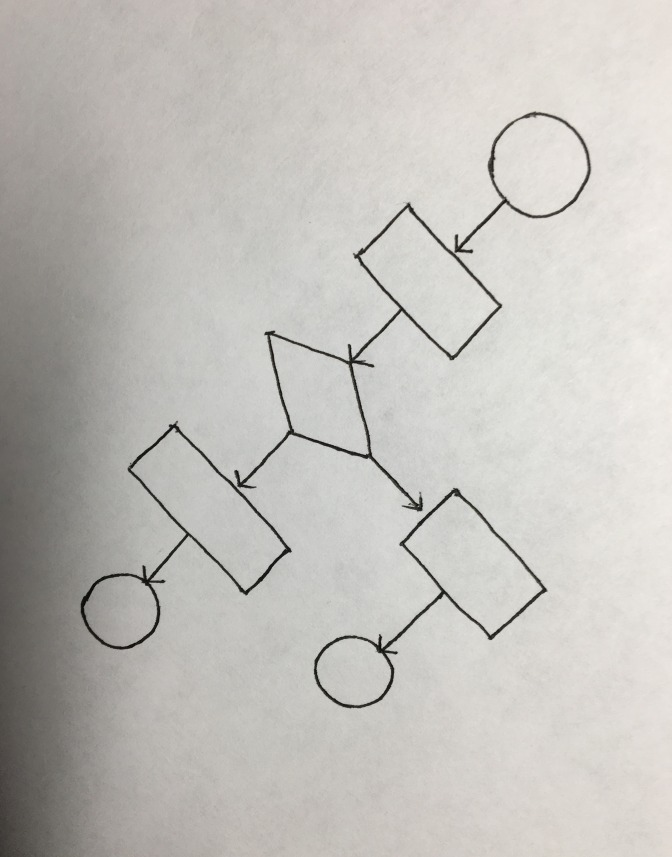
#> input picture input_image.png, 672 x 857 px
$ jupyter execute executed_project.ipynb
#> lines starting #> are read from the running program, lines starting #| are printed output that depends on the picture; after the words box and inside, x2 and y2 are one past the last pixel; in counts of white or black regions, pixels touching at a corner belong together
[cell 1]
# Parameters
image_path = "input_image.png"

[cell 2]
try:
    image_path
except NameError:
    image_path = 'sample-flowcharts/fc1.jpeg'

[cell 3]
import cv2
import numpy as np
import math
import os
from matplotlib import pyplot as plt

[cell 4]
# Helper methods
def denoiseAndFill(m, thres):
    contours, _ = cv2.findContours(m, cv2.RETR_EXTERNAL, cv2.CHAIN_APPROX_SIMPLE)
    denoise = np.zeros_like(m)
    for contour in contours:
        if cv2.contourArea(contour) > thres:
            cv2.drawContours(denoise, [contour], -1, 255, thickness=cv2.FILLED)
    return denoise

def rotate(m, lines):
    angles = []
    for line in lines:
        for x1, y1, x2, y2 in line:
            angle = math.atan2(y2 - y1, x2 - x1)
            angles.append(angle)
    angles.sort()
    majority_angles = findMajority(np.array(angles), 10)
    angle = np.median(majority_angles)
    degree = math.degrees(angle)

    # Rotate image
    (h, w) = m.shape[:2]
    center = (w // 2, h // 2)
    rotMat = cv2.getRotationMatrix2D(center, degree, 1.0)
    rotated = cv2.warpAffine(m, rotMat, (w, h), flags=cv2.INTER_LINEAR)
    return rotated

def findMajority(input_angles, splits):
    pi = math.pi
    bins = np.linspace(-pi/2, pi/2, splits+1)
    hist, bin_edges = np.histogram(input_angles, bins)
    max_bin = np.argmax(hist)
    mask = (input_angles >= bin_edges[max_bin]) & (input_angles < bin_edges[max_bin+1])
    majority = input_angles[mask]
    return majority

# [4 lines left out: function dilate, not called in this run]

def erode(m, r):
    se = seGen(r)
    eroded = cv2.erode(m, se)
    return eroded

def seGen(radius):
    diameter = 2 * radius + 1
    se = cv2.getStructuringElement(cv2.MORPH_ELLIPSE, (diameter, diameter))
    return se

def genRectAndDiam(m):
    contours, _ = cv2.findContours(m, cv2.RETR_EXTERNAL, cv2.CHAIN_APPROX_SIMPLE)
    rectangle = np.zeros_like(m)
    diamond = np.zeros_like(m)
    for contour in contours:
        area = cv2.contourArea(contour)
        x, y, w, h = cv2.boundingRect(contour)
        rect_area = w * h
        if area / rect_area > 0.75:
            cv2.drawContours(rectangle, [contour], -1, 255, thickness=cv2.FILLED)
        else:
            cv2.drawContours(diamond, [contour], -1, 255, thickness=cv2.FILLED)
    return rectangle, diamond

def plot_image(img, title):
    plt.figure()
    plt.imshow(img, cmap="gray")
    plt.axis('off')
    plt.title(title)
    plt.show()

[cell 5]
def SE_opening(radius):
        diameter = 2 * radius + 1
        se = cv2.getStructuringElement(cv2.MORPH_ELLIPSE, (diameter, diameter))
        return se

def prepro(mat):
    plot_image(mat, "Original Image")
    rows, cols = mat.shape[:2]

    # Convert to grayscale
    gray = cv2.cvtColor(mat, cv2.COLOR_RGB2GRAY)
    plot_image(gray, "Grayscale Image")

    # Adaptive thresholding (binarization)
    bina = cv2.adaptiveThreshold(gray, 255, cv2.ADAPTIVE_THRESH_MEAN_C, cv2.THRESH_BINARY, 65, 40)
    plot_image(bina, "Binarized Image")

    # Bitwise inversion
    bina = cv2.bitwise_not(bina)
    plot_image(bina, "Bitwise Inverted Image")


    # Denoise and fill
    denoise = denoiseAndFill(bina, 100)
    plot_image(denoise, "After denoising and fill")

    # Edge detection
    edges = cv2.Canny(denoise, 100, 100, apertureSize=3, L2gradient=False)
    plot_image(edges, "Detected Edges")

    # Hough Transform
    lines = cv2.HoughLinesP(edges, 1, np.pi / 180.0, 50, minLineLength=30, maxLineGap=5)
    if lines is not None and len(lines) > 0:
        rotated = rotate(denoise, lines)
        substitute = rotated.copy()
        rows, cols = substitute.shape[:2]
    else:
        substitute = denoise.copy()
    plot_image(substitute, "Rotated Image")

    # Fill small regions
    fill = denoiseAndFill(substitute, 100)

    # Morphological opening to eliminate arrows
    seOpen = seGen(10)
    opened = cv2.morphologyEx(fill, cv2.MORPH_OPEN, seOpen)
    opened = denoiseAndFill(opened, 100)
    plot_image(opened, "Opened Image")

    # Compute difference to get arrows
    diff = cv2.absdiff(fill, opened)
    plot_image(diff, "Arrows")

    # Remove small areas generated by opening
    remv = denoiseAndFill(diff, 50)
    arro = cv2.dilate(remv, SE_opening(2))
    plot_image(arro, "Enhanced Arrows")

    # Extract rectangles and diamonds
    blob = cv2.absdiff(fill, remv)

    # Find circles
    eroded_blob = erode(blob, 10)
    diff_blob = cv2.absdiff(blob, eroded_blob)
    copy_blob = diff_blob.copy()
    contours, _ = cv2.findContours(diff_blob, cv2.RETR_EXTERNAL, cv2.CHAIN_APPROX_SIMPLE)
    for contour in contours:
        temp = np.zeros_like(diff_blob)
        cv2.drawContours(temp, [contour], -1, 255, 10)
        circles = cv2.HoughCircles(temp, cv2.HOUGH_GRADIENT, 2, substitute.shape[0]/4, param1=200, param2=100, minRadius=0, maxRadius=0)
        if circles is not None and len(circles) > 0:
            cv2.fillPoly(copy_blob, [contour], 0)
    circ = cv2.absdiff(diff_blob, copy_blob)

    # Distinguish rectangles and diamonds
    rect, diam = genRectAndDiam(copy_blob)

    # Erode
    eroded_rect = erode(rect, 10)
    eroded_diam = erode(diam, 10)

    # Get final rectangles and diamonds
    rect = cv2.absdiff(rect, eroded_rect)
    diam = cv2.absdiff(diam, eroded_diam)

    # Final result
    result = [rect, diam, arro, circ]
    plot_image(rect, "Rectangles")
    plot_image(diam, "Diamonds")
    plot_image(circ, "Circles")
    plot_image(arro, "Arrows")
    return result

[cell 6]
fc = cv2.cvtColor(cv2.imread(image_path), cv2.COLOR_BGR2RGB)
result = prepro(fc)
#> in prepro, `bina = cv2.adaptiveThreshold(gray, 255, cv2.ADAPTIVE_THRESH_MEAN_C, cv..`:
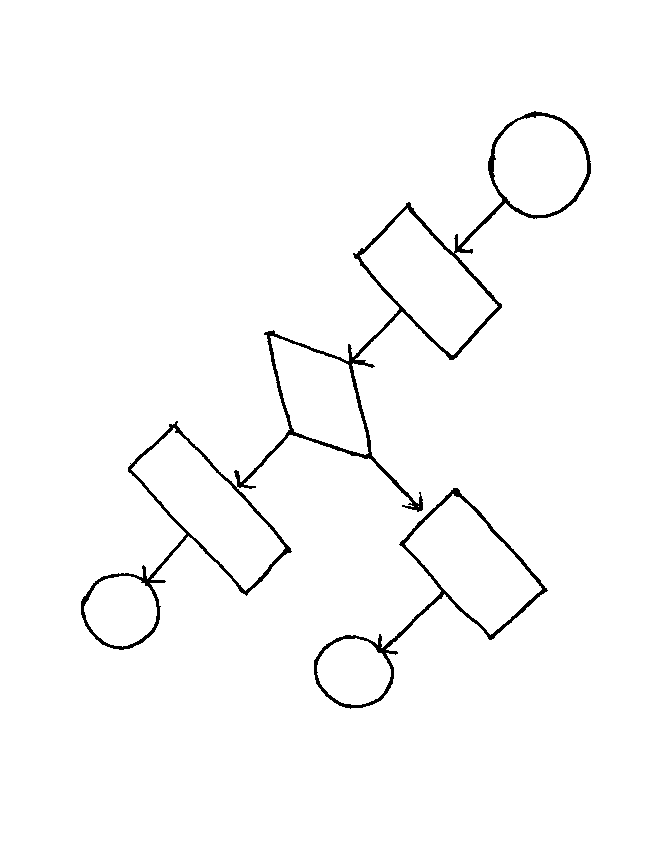
#> bina: shape (857, 672); 98.2% white; 2 black regions, box (x1, y1, x2, y2) and area: (81, 111, 591, 650) 7892, (314, 488, 548, 709) 2584
#> in denoiseAndFill, `contours, _ = cv2.findContours(m, cv2.RETR_EXTERNAL, cv2.CHAIN_APPROX_..`: contours = 2 contours; box (x1, y1, x2, y2) and area: (81, 111, 591, 650) 44116, (314, 488, 548, 709) 15364
#> the loop in denoiseAndFill, `for contour in contours:` made 2 passes
#> in prepro, `lines = cv2.HoughLinesP(edges, 1, np.pi / 180.0, 50, minLineLength=30,..`: lines = 29 rows, first 6: [352, 363, 387, 326], [353, 356, 396, 313], [247, 481, 275, 451], [398, 308, 449, 359], [137, 479, 187, 536], [452, 251, 501, 200]
#> the loop in rotate, `for line in lines:` made 29 passes
#> after the loop in rotate, `for line in lines:`: angles = 29 values, max 1.34 at index 20, min -0.852 at index 13, mean 0.0937
#> in findMajority, `hist, bin_edges = np.histogram(input_angles, bins)`: hist = [0, 0, 13, 0, 0, 0, 2, 12, 0, 2]; bin_edges = [-1.57, -1.26, -0.942, -0.628, -0.314, 0, 0.314, 0.628, 0.942, 1.26, 1.57]
#> in findMajority, `max_bin = np.argmax(hist)`: max_bin = 2
#> in findMajority, `majority = input_angles[mask]`: majority = [-0.852, -0.852, -0.844, -0.82, -0.82, -0.813, -0.805, -0.785, -0.785, -0.785, -0.775, -0.752, -0.738]
#> in rotate, `majority_angles = findMajority(np.array(angles), 10)`: majority_angles has the same summary as majority in findMajority
#> in rotate, `angle = np.median(majority_angles)`: angle = -0.805
#> in rotate, `degree = math.degrees(angle)`: degree = -46.15
#> in rotate, `rotMat = cv2.getRotationMatrix2D(center, degree, 1.0)`: rotMat = [[0.693, -0.721, 411.8], [0.721, 0.693, -110.8]]
#> in denoiseAndFill (call 2), `contours, _ = cv2.findContours(m, cv2.RETR_EXTERNAL, cv2.CHAIN_APPROX_..`: contours = 2 contours; box (x1, y1, x2, y2) and area: (17, 303, 672, 548) 42146, (135, 551, 378, 694) 15890
#> the loop in denoiseAndFill (call 2), `for contour in contours:` made 2 passes
#> in denoiseAndFill (call 3), `contours, _ = cv2.findContours(m, cv2.RETR_EXTERNAL, cv2.CHAIN_APPROX_..`: contours = 7 contours; box (x1, y1, x2, y2) and area: (153, 304, 228, 481) 11496, (464, 322, 548, 466) 10714, (290, 552, 377, 692) 10710, (302, 320, 393, 469) 7946, (18, 360, 97, 439) 4728, (615, 340, 672, 444) 4632, (136, 570, 211, 650) 4549
#> call 4 of denoiseAndFill, with thres = 50
#> in denoiseAndFill (call 4), `contours, _ = cv2.findContours(m, cv2.RETR_EXTERNAL, cv2.CHAIN_APPROX_..`: contours = 251 contours, 235 with area under 20; largest, box (x1, y1, x2, y2) and area: (325, 464, 350, 548) 455, (393, 378, 466, 414) 412, (226, 384, 303, 412) 380, (545, 379, 615, 406) 375, (210, 613, 291, 630) 355
#> the loop in denoiseAndFill (call 4), `for contour in contours:` made 251 passes
#> contour on passes 1, 2, 5: [[342, 691]], [[314, 689], [315, 689]], [[369, 679]]
#> after the loop in denoiseAndFill (call 4), `for contour in contours:`:
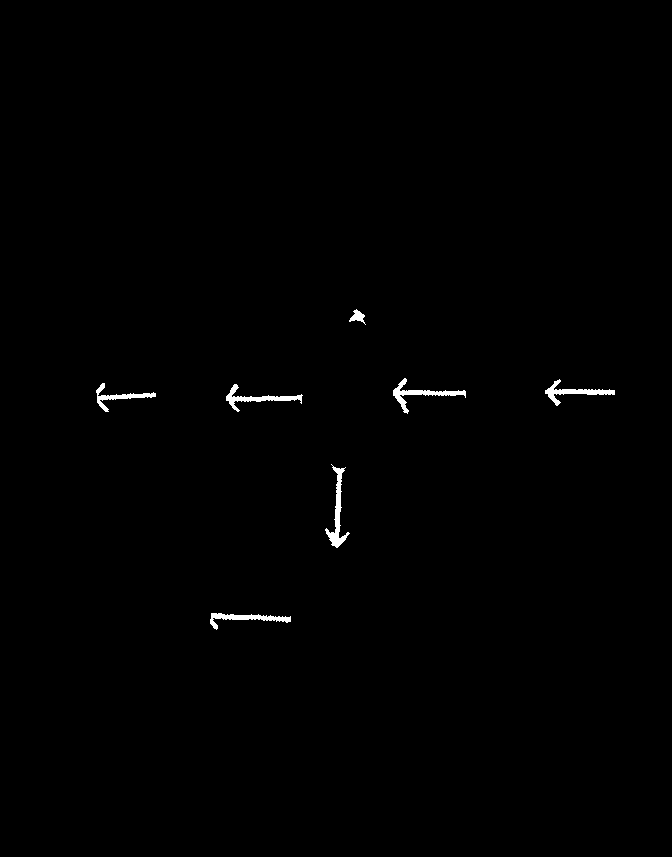
#> denoise: shape (857, 672); 0.52% white; 7 white regions, largest, box (x1, y1, x2, y2) and area: (325, 464, 350, 548) 561, (393, 378, 466, 414) 518, (226, 384, 303, 412) 482
#> in SE_opening, `se = cv2.getStructuringElement(cv2.MORPH_ELLIPSE, (diameter, diameter))`: se = [[0, 0, 1, 0, 0], [1, 1, 1, 1, 1], [1, 1, 1, 1, 1], [1, 1, 1, 1, 1], [0, 0, 1, 0, 0]]
#> in prepro, `contours, _ = cv2.findContours(diff_blob, cv2.RETR_EXTERNAL, cv2.CHAIN..`: contours = 7 contours; box (x1, y1, x2, y2) and area: (151, 303, 232, 483) 11711, (463, 318, 551, 467) 10929, (289, 551, 378, 694) 10896, (302, 320, 393, 469) 7988, (17, 359, 97, 439) 4766, (135, 570, 219, 650) 4626, (615, 340, 672, 445) 1476
#> the loop in prepro, `for contour in contours:` made 7 passes
#> after the loop in prepro, `for contour in contours:`:
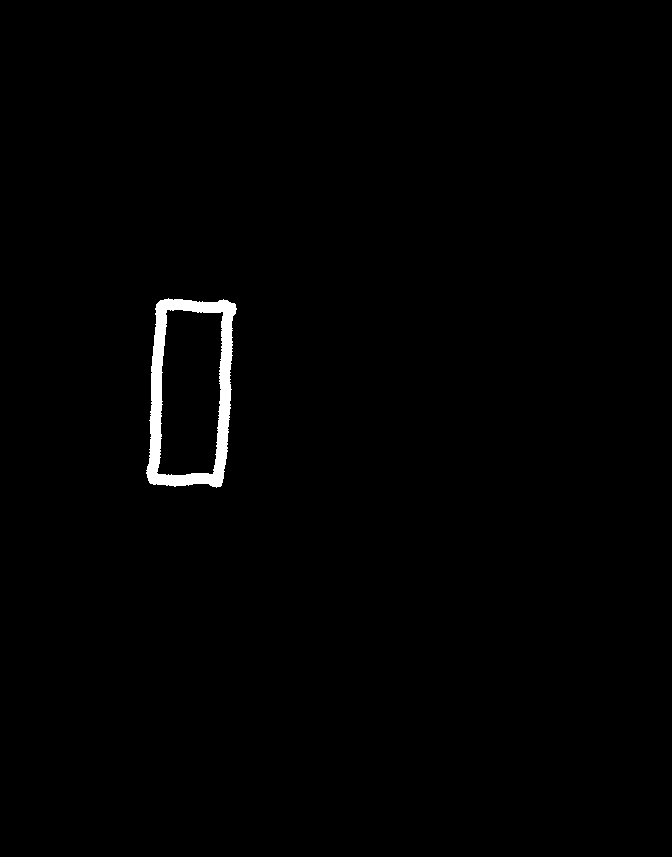
#> temp: shape (857, 672); 0.92% white; 1 white region
#> the loop in genRectAndDiam, `for contour in contours:` made 7 passes
#> (area, x, y, w, h, rect_area) on passes 1 to 4: (4625.5, 135, 570, 84, 80, 6720), (10895.5, 289, 551, 89, 143, 12727), (4766, 17, 359, 80, 80, 6400), (1476, 615, 340, 57, 105, 5985)
#> result = 4 items

[cell 7]
def rectangle_stats(rectangles):
    n_labels, labels, stats, centroids = cv2.connectedComponentsWithStats(rectangles)
    num = n_labels-1
    center = centroids[1:].astype(int)
    anchors = stats[1:, [2,3]]
    coordinates = {"RT": [], "RB": [], "LT": [], "LB": []}
    for i in range(num):
        w, h = anchors[i]
        rt = (center[i][0] + w//2, center[i][1] + h//2)
        coordinates["RT"].append(rt)
        rb = (center[i][0] + w//2, center[i][1] - h//2)
        coordinates["RB"].append(rb)
        lt = (center[i][0] - w//2, center[i][1] + h//2)
        coordinates["LT"].append(lt)
        lb = (center[i][0] - w//2, center[i][1] - h//2)
        coordinates["LB"].append(lb)
    return (num, center, coordinates)

def diamond_stats(diamonds):
    n_labels, labels, stats, centroids = cv2.connectedComponentsWithStats(diamonds)
    num = n_labels-1
    center = centroids[1:].astype(int)
    anchors = stats[1:, [2,3]]
    coordinates = {"Top": [], "Bottom": [], "Left": [], "Right": []}
    for i in range(num):
        w, h = anchors[i]
        top = (center[i][0], center[i][1] + h//2)
        coordinates["Top"].append(top)
        bottom = (center[i][0], center[i][1] - h//2)
        coordinates["Bottom"].append(bottom)
        left = (center[i][0] - w//2, center[i][1])
        coordinates["Left"].append(left)
        right = (center[i][0] + w//2, center[i][1])
        coordinates["Right"].append(right)
    return (num, center, coordinates)

def circle_stats(circles):
    n_labels, labels, stats, centroids = cv2.connectedComponentsWithStats(circles)
    num = n_labels-1
    center = centroids[1:].astype(int)
    anchors = stats[1:, [2,3]]
    coordinates = {"Top": [], "Bottom": [], "Left": [], "Right": [], "Radius": []}
    for i in range(num):
        w, h = anchors[i]
        top = (center[i][0], center[i][1] + h//2)
        coordinates["Top"].append(top)
        bottom = (center[i][0], center[i][1] - h//2)
        coordinates["Bottom"].append(bottom)
        left = (center[i][0] - w//2, center[i][1])
        coordinates["Left"].append(left)
        right = (center[i][0] + w//2, center[i][1])
        coordinates["Right"].append(right)
        radius = (w+h)//4
        coordinates["Radius"].append(radius)
    return (num, center, coordinates)

def arrow_stats(arrows):
    n_labels, labels, stats, centroids = cv2.connectedComponentsWithStats(arrows)
    num = n_labels-1

    if num == 0:
      raise Exception

    center = centroids[1:].astype(int)
    anchors = stats[1:, [2,3]]
    coordinates = {"Tail": [], "Head": []}
    for i in range(num):
        x = stats[i+1, cv2.CC_STAT_LEFT]
        y = stats[i+1, cv2.CC_STAT_TOP]
        w = stats[i+1, cv2.CC_STAT_WIDTH]
        h = stats[i+1, cv2.CC_STAT_HEIGHT]
        center_x, center_y = center[i]

        box_X = x + 0.5 * w
        box_Y = y + 0.5 * h

        if w > h:
          if center_x < box_X:
            head = [x, y]
            tail = [x + w, y]
          else:
            head = [x + w, y]
            tail = [x, y]
        else:
            if center_y < box_Y:
              head = [x, y]
              tail = [x, y + h]
            else:
              head = [x, y + h]
              tail = [x, y]
        coordinates["Head"].append(head)
        coordinates["Tail"].append(tail)
    return (num, center, coordinates)

[cell 8]
[rectangles, diamonds, arrows, circles] = result

[cell 9]
shape_stats = [rectangle_stats(rectangles), diamond_stats(diamonds), circle_stats(circles), arrow_stats(arrows)]
#> in rectangle_stats, `n_labels, labels, stats, centroids = cv2.connectedComponentsWithStats(..`:
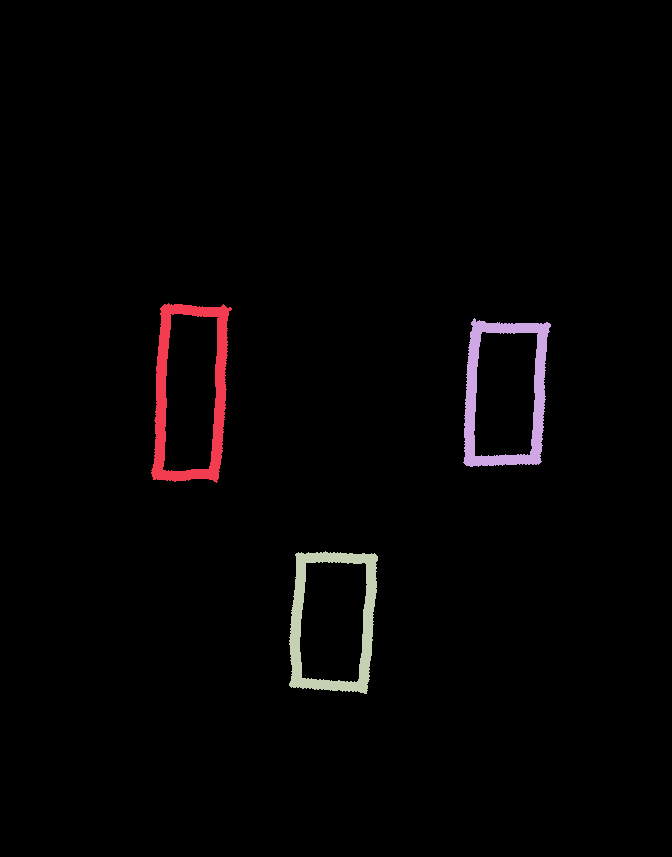
#> labels: shape (857, 672) int32; 4 distinct labels, from 0 to 3; one colour per label, 0 black
#> in rectangle_stats, `n_labels, labels, stats, centroids = cv2.connectedComponentsWithStats(..`: n_labels = 4; stats = [[0, 0, 672, 857, 563115], [151, 303, 81, 180, 4601], [463, 318, 88, 149, 4155], [289, 551, 89, 143, 4033]]; centroids = [[335.5, 427.2], [190.2, 392.4], [505, 392.9], [332.7, 620.8]]
#> in rectangle_stats, `num = n_labels-1`: num = 3
#> in rectangle_stats, `center = centroids[1:].astype(int)`: center = [[190, 392], [505, 392], [332, 620]]
#> in rectangle_stats, `anchors = stats[1:, [2,3]]`: anchors = [[81, 180], [88, 149], [89, 143]]
#> the loop in rectangle_stats, `for i in range(num):` made 3 passes
#> (w, h, rt, rb, lt, lb) on passes 1 to 3: (81, 180, (230, 482), (230, 302), (150, 482), (150, 302)), (88, 149, (549, 466), (549, 318), (461, 466), (461, 318)), (89, 143, (376, 691), (376, 549), (288, 691), (288, 549))
#> in diamond_stats, `n_labels, labels, stats, centroids = cv2.connectedComponentsWithStats(..`: n_labels = 5; stats = [[0, 0, 672, 857, 566409], [302, 320, 91, 149, 3417], [615, 340, 57, 105, 1632], [17, 359, 80, 80, 2222], [135, 570, 84, 80, 2224]]; centroids = [[336.3, 427.7], [347.3, 394.1], [638.2, 392.7], [55.55, 398.9], [173.4, 609.1]]
#> in diamond_stats, `num = n_labels-1`: num = 4
#> in diamond_stats, `center = centroids[1:].astype(int)`: center = [[347, 394], [638, 392], [55, 398], [173, 609]]
#> in diamond_stats, `anchors = stats[1:, [2,3]]`: anchors = [[91, 149], [57, 105], [80, 80], [84, 80]]
#> the loop in diamond_stats, `for i in range(num):` made 4 passes
#> (w, h, top, bottom, left, right) on passes 1 to 4: (91, 149, (347, 468), (347, 320), (302, 394), (392, 394)), (57, 105, (638, 444), (638, 340), (610, 392), (666, 392)), (80, 80, (55, 438), (55, 358), (15, 398), (95, 398)), (84, 80, (173, 649), (173, 569), (131, 609), (215, 609))
#> in circle_stats, `n_labels, labels, stats, centroids = cv2.connectedComponentsWithStats(..`: n_labels = 1; stats = [[0, 0, 672, 857, 575904]]; centroids = [[335.5, 428]]
#> in circle_stats, `num = n_labels-1`: num = 0
#> in circle_stats, `center = centroids[1:].astype(int)`: center = empty array
#> in arrow_stats, `n_labels, labels, stats, centroids = cv2.connectedComponentsWithStats(..`: n_labels = 8; stats = [[0, 0, 672, 857, 570173], [347, 307, 21, 20, 249], [391, 376, 77, 40, 987], [543, 377, 74, 31, 871], [94, 381, 64, 33, 764], [224, 382, 81, 32, 936], [323, 462, 29, 88, 1063], [208, 611, 85, 21, 861]]; centroids = [[335.5, 427.8], [357.4, 316.8], [420.7, 393.7], [573.7, 391.7], [118.2, 396.4], [257.6, 397.9], [337.2, 510.2], [245.8, 618]]
#> in arrow_stats, `num = n_labels-1`: num = 7
#> in arrow_stats, `center = centroids[1:].astype(int)`: center = [[357, 316], [420, 393], [573, 391], [118, 396], [257, 397], [337, 510], [245, 618]]
#> in arrow_stats, `anchors = stats[1:, [2,3]]`: anchors = [[21, 20], [77, 40], [74, 31], [64, 33], [81, 32], [29, 88], [85, 21]]
#> the loop in arrow_stats, `for i in range(num):` made 7 passes
#> (x, y, w, h, center_x, center_y, box_X, box_Y) on passes 1 to 4: (347, 307, 21, 20, 357, 316, 357.5, 317), (391, 376, 77, 40, 420, 393, 429.5, 396), (543, 377, 74, 31, 573, 391, 580, 392.5), (94, 381, 64, 33, 118, 396, 126, 397.5)

[cell 10]
# Create a canvas to draw the flowchart on
flowchart_canvas = np.ones(fc.shape, dtype="uint8") * 255
shapes = shape_stats[:3]
#> shapes = 3 items
arrows = shape_stats[3]

# Draw all the shapes first
  # First up: Rectangles
for i in range(0, shapes[0][0]):
  cv2.rectangle(flowchart_canvas, shapes[0][2]["LT"][i], shape_stats[0][2]["RB"][i], (255, 0, 0), thickness=3)

  # Next up: Diamonds
for i in range(0, shapes[1][0]):

  points = np.array([
    shapes[1][2]["Top"][i],
    shapes[1][2]["Right"][i],
    shapes[1][2]["Bottom"][i],
    shapes[1][2]["Left"][i],
  ])

  cv2.polylines(flowchart_canvas, [points], isClosed=True, color=(0, 255, 0), thickness=3)
#> this loop made 4 passes
#> points on passes 1 to 4: [[347, 468], [392, 394], [347, 320], [302, 394]], [[638, 444], [666, 392], [638, 340], [610, 392]], [[55, 438], [95, 398], [55, 358], [15, 398]], [[173, 649], [215, 609], [173, 569], [131, 609]]

  # Next up: Circles
for i in range(0, shapes[2][0]):
  cv2.circle(flowchart_canvas, shapes[2][1][i], shapes[2][2]["Radius"][i], (0, 255, 0), thickness=3)


  # Finally, we go for the Arrows:
for i in range(0, arrows[0]):
  cv2.arrowedLine(flowchart_canvas, arrows[2]["Tail"][i], arrows[2]["Head"][i], (0, 255, 255), thickness=3, tipLength=0.2)
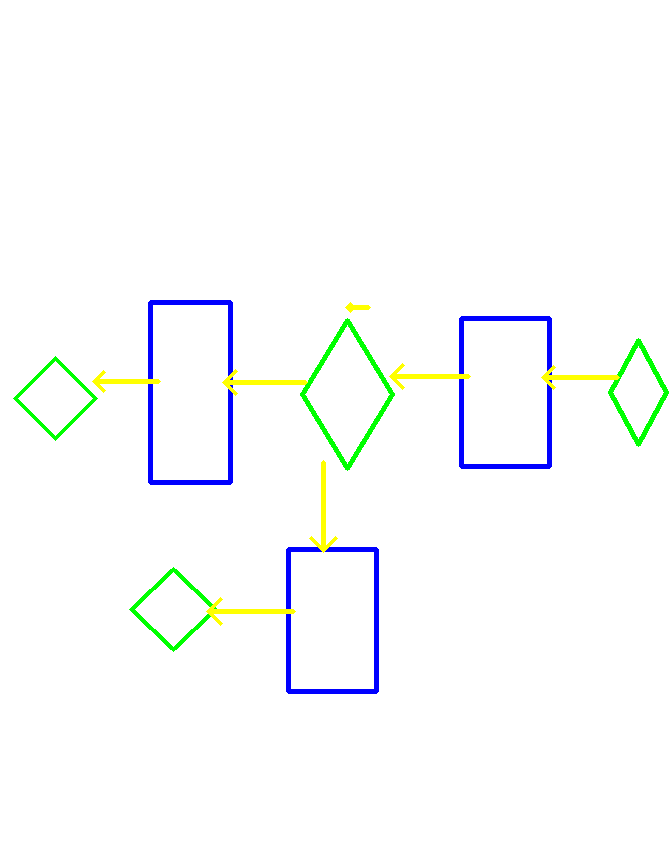
#> flowchart_canvas: shape (857, 672, 3); mean of channels 0, 1, 2 251.6, 251.9, 249.9; drawn as B, G, R

[cell 11]
plt.imshow(flowchart_canvas)

print(arrows[1])
#| [[357 316]
#|  [420 393]
#|  [573 391]
#> (further printed lines are left out)

[cell 12]
cv2.imwrite("output-flowchart.png", flowchart_canvas)
#> Out = True
